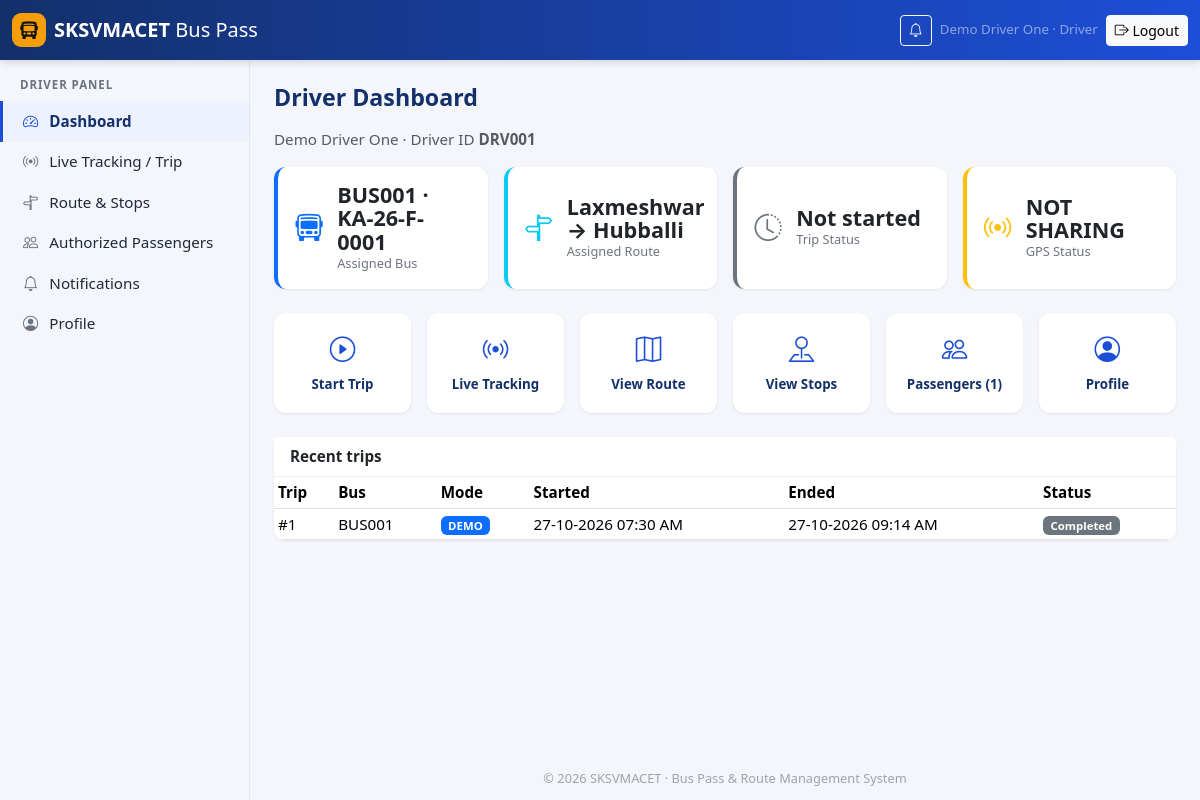
/driver/dashboard.php (signed in), run on the app's committed database.
### tables this page shows
CREATE TABLE users (
    id              INT UNSIGNED AUTO_INCREMENT PRIMARY KEY,
    role            ENUM('student','driver','admin') NOT NULL,
    email           VARCHAR(150) NOT NULL,
    username        VARCHAR(60)  NULL,
    password_hash   VARCHAR(255) NOT NULL,
    full_name       VARCHAR(120) NOT NULL,
    phone           VARCHAR(15)  NULL,
    status          ENUM('active','inactive') NOT NULL DEFAULT 'active',
    last_login_at   DATETIME NULL,
    created_at      DATETIME NOT NULL DEFAULT CURRENT_TIMESTAMP,
    updated_at      DATETIME NOT NULL DEFAULT CURRENT_TIMESTAMP ON UPDATE CURRENT_TIMESTAMP,
    UNIQUE KEY uq_users_email (email),
    UNIQUE KEY uq_users_username (username),
    KEY idx_users_role (role, status)
);

CREATE TABLE drivers (
    id              INT UNSIGNED AUTO_INCREMENT PRIMARY KEY,
    user_id         INT UNSIGNED NOT NULL,
    driver_code     VARCHAR(20)  NOT NULL,              
    license_number  VARCHAR(30)  NULL,
    created_at      DATETIME NOT NULL DEFAULT CURRENT_TIMESTAMP,
    updated_at      DATETIME NOT NULL DEFAULT CURRENT_TIMESTAMP ON UPDATE CURRENT_TIMESTAMP,
    UNIQUE KEY uq_drivers_user (user_id),
    UNIQUE KEY uq_drivers_code (driver_code),
    CONSTRAINT fk_drivers_user FOREIGN KEY (user_id) REFERENCES users(id) ON DELETE CASCADE
);

CREATE TABLE trips (
    id                INT UNSIGNED AUTO_INCREMENT PRIMARY KEY,
    bus_id            INT UNSIGNED NOT NULL,
    driver_id         INT UNSIGNED NOT NULL,
    route_id          INT UNSIGNED NOT NULL,
    gps_mode          ENUM('real','simulation') NOT NULL DEFAULT 'real',
    status            ENUM('scheduled','active','completed','cancelled') NOT NULL DEFAULT 'active',
    started_at        DATETIME NULL,
    ended_at          DATETIME NULL,
    start_latitude    DECIMAL(10,7) NULL,
    start_longitude   DECIMAL(10,7) NULL,
    end_latitude      DECIMAL(10,7) NULL,
    end_longitude     DECIMAL(10,7) NULL,
    last_location_at  DATETIME NULL,
    created_at        DATETIME NOT NULL DEFAULT CURRENT_TIMESTAMP,
    updated_at        DATETIME NOT NULL DEFAULT CURRENT_TIMESTAMP ON UPDATE CURRENT_TIMESTAMP,
     
    active_driver     INT UNSIGNED GENERATED ALWAYS AS (IF(status = 'active', driver_id, NULL)) STORED,
    active_bus        INT UNSIGNED GENERATED ALWAYS AS (IF(status = 'active', bus_id, NULL)) STORED,
    UNIQUE KEY uq_trip_active_driver (active_driver),
    UNIQUE KEY uq_trip_active_bus (active_bus),
    KEY idx_trip_status (status),
    CONSTRAINT fk_trip_bus    FOREIGN KEY (bus_id) REFERENCES buses(id) ON DELETE CASCADE,
    CONSTRAINT fk_trip_driver FOREIGN KEY (driver_id) REFERENCES drivers(id) ON DELETE CASCADE,
    CONSTRAINT fk_trip_route  FOREIGN KEY (route_id) REFERENCES routes(id) ON DELETE CASCADE
);

CREATE TABLE buses (
    id                   INT UNSIGNED AUTO_INCREMENT PRIMARY KEY,
    bus_code             VARCHAR(20) NOT NULL,           
    bus_number           VARCHAR(20) NOT NULL,           
    registration_number  VARCHAR(20) NOT NULL,           
    bus_name             VARCHAR(80) NULL,
    capacity             SMALLINT UNSIGNED NOT NULL DEFAULT 50,
    route_id             INT UNSIGNED NULL,
    status               ENUM('active','inactive','maintenance') NOT NULL DEFAULT 'active',
    created_at           DATETIME NOT NULL DEFAULT CURRENT_TIMESTAMP,
    updated_at           DATETIME NOT NULL DEFAULT CURRENT_TIMESTAMP ON UPDATE CURRENT_TIMESTAMP,
    UNIQUE KEY uq_bus_code (bus_code),
    UNIQUE KEY uq_bus_reg (registration_number),
    CONSTRAINT fk_bus_route FOREIGN KEY (route_id) REFERENCES routes(id) ON DELETE SET NULL
);

### public/driver/dashboard.php (the view, shortened to what the rows shown need)
<?php
$user = require_role('driver');
$driver = current_driver();
$asg = driver_assignment((int) $driver['id']);
$trip = active_trip_for_driver((int) $driver['id']);
$live = $asg ? bus_live_payload((int) $asg['bus_id']) : null;
$passengers = $asg ? (int) q_val("SELECT COUNT(*) FROM bus_passes WHERE status = 'active' AND valid_until >= ? AND valid_from <= ?
    AND (bus_id = ? OR (bus_id IS NULL AND route_id = ?))", [date('Y-m-d'), date('Y-m-d'), $asg['bus_id'], $asg['route_id']]) : 0;
$recent = q_all('SELECT t.*, b.bus_code FROM trips t JOIN buses b ON b.id = t.bus_id WHERE t.driver_id = ? ORDER BY t.id DESC LIMIT 5', [$driver['id']]);
page_header('Driver Dashboard', 'dashboard.php');
?>
<p class="text-muted mt-n2"><?= e($user['full_name']) ?> · Driver ID <strong><?= e($driver['driver_code']) ?></strong></p>
<?php if (!$asg): ?>
  <div class="alert alert-warning">No bus is assigned to you yet. Please contact the transport office.</div>
<?php else: ?>
<div class="row g-3 mb-4">
  <div class="col-6 col-lg-3"><?= stat_card('Assigned Bus', $asg['bus_code'] . ' · ' . $asg['registration_number'], 'bus-front', 'primary') ?></div>
  <div class="col-6 col-lg-3"><?= stat_card('Assigned Route', $asg['origin'] ? $asg['origin'] . ' → ' . $asg['destination'] : 'None', 'signpost-split', 'info', url('driver/route.php')) ?></div>
  <div class="col-6 col-lg-3"></div>
  <div class="col-6 col-lg-3"><?= stat_card('GPS Status', gps_status_text($live['status'] ?? 'no_trip'), 'broadcast', ($live['status'] ?? '') === 'live' ? 'success' : 'warning') ?></div>
</div>
<div class="row g-3 mb-4">
  <?php foreach ([
      ['live-tracking.php', $trip ? 'Stop Trip' : 'Start Trip', $trip ? 'stop-circle' : 'play-circle'],
      ['live-tracking.php', 'Live Tracking', 'broadcast'],
      ['route.php', 'View Route', 'map'],
      ['route.php#stops', 'View Stops', 'pin-map'],
      ['passengers.php', 'Passengers (' . $passengers . ')', 'people'],
      ['profile.php', 'Profile', 'person-circle'],
  ] as [$f, $l, $i]): ?>
  <div class="col-4 col-md-2"><a class="quick-action" href="<?= e(url('driver/' . $f)) ?>"><i class="bi bi-<?= $i ?>"></i><span class="small"><?= e($l) ?></span></a></div>
  <?php endforeach; ?>
</div>
<?php endif; ?>
<div class="card"><div class="card-header">Recent trips</div>
  <div class="table-responsive"><table class="table table-sm mb-0">
    <thead><tr><th>Trip</th><th>Bus</th><th>Mode</th><th>Started</th><th>Ended</th><th>Status</th></tr></thead>
    <tbody>
    <?php foreach ($recent as $t): ?>
      <tr><td>#<?= (int) $t['id'] ?></td><td><?= e($t['bus_code']) ?></td><td><?= $t['gps_mode'] === 'simulation' ? '<span class="badge text-bg-primary">DEMO</span>' : 'Real GPS' ?></td>
      <td><?= e(fmt_datetime($t['started_at'])) ?></td><td><?= e(fmt_datetime($t['ended_at'])) ?></td><td><?= status_badge($t['status']) ?></td></tr>
    <?php endforeach; ?>
    </tbody>
  </table></div>
</div>
<?php page_footer();

### src/views/layout.php (shortened to what the rows shown need)
<?php
function render_head(string $title, array $styles = []): void
{
    ?><!doctype html>
<html lang="en">
<head>
<link rel="stylesheet" href="<?= e(asset('vendor/bootstrap/bootstrap.min.css')) ?>">
<link rel="stylesheet" href="<?= e(asset('vendor/bootstrap-icons/bootstrap-icons.min.css')) ?>">
<link rel="stylesheet" href="<?= e(asset('css/app.css')) ?>">
</head>
<?php
}
function page_header(string $title, string $active = '', array $styles = []): void
{
    $user = current_user();
    $role = $user['role'] ?? null;
    render_head($title, $styles);
    ?>
<body class="panel role-<?= e($role ?? 'guest') ?>">
<nav class="navbar navbar-dark topbar sticky-top">
  <div class="container-fluid">
    <?php if ($user): ?>
    <div class="d-flex align-items-center gap-2">
      <a class="btn btn-sm btn-outline-light position-relative" href="<?= e(url($role . '/notifications.php')) ?>" aria-label="Notifications">
        <i class="bi bi-bell"></i>
      </a>
      <span class="text-white-50 small d-none d-md-inline"><?= e($user['full_name']) ?> · <?= e(ucfirst($role)) ?></span>
      <form method="post" action="<?= e(url('logout.php')) ?>" class="m-0">
        <button class="btn btn-sm btn-light" type="submit"><i class="bi bi-box-arrow-right"></i><span class="d-none d-sm-inline"> Logout</span></button>
      </form>
    </div>
    <?php endif; ?>
  </div>
</nav>
<div class="d-flex">
  <?php if ($role): ?>
  <aside class="sidebar offcanvas-lg offcanvas-start" tabindex="-1" id="sidebar" aria-labelledby="sidebarLabel">
    <div class="offcanvas-body flex-column p-0">
      <div class="sidebar-role"><?= e(ucfirst($role)) ?> Panel</div>
      <ul class="nav flex-column">
        <?php foreach (NAV[$role] as [$file, $label, $icon]): ?>
        <li class="nav-item"><a class="nav-link<?= $file === $active ? ' active' : '' ?>" href="<?= e(url($role . '/' . $file)) ?>"><i class="bi bi-<?= e($icon) ?>"></i> <?= e($label) ?></a></li>
        <?php endforeach; ?>
      </ul>
    </div>
  </aside>
  <?php endif; ?>
  <main class="content flex-grow-1">
    <div class="container-fluid py-4 px-3 px-md-4">
      <h1 class="page-title"><?= e($title) ?></h1>
<?php
}
function page_footer(array $scripts = []): void
{
    ?>
    </div>
  </main>
</div>
</body>
</html>
<?php
}
    ?>

### src/helpers.php (shortened to what the rows shown need)
<?php
function e(mixed $value): string
{
    return htmlspecialchars((string) ($value ?? ''), ENT_QUOTES | ENT_SUBSTITUTE, 'UTF-8');
}
function base_path(): string
{
    static $base = null;
    if ($base !== null) {
        return $base;
    }
    $script = str_replace('\\', '/', (string) ($_SERVER['SCRIPT_NAME'] ?? ''));
    $pos = strpos($script, '/public/');
    if ($pos !== false) {
        $base = substr($script, 0, $pos + 7);
    } else {
        $file = str_replace('\\', '/', (string) ($_SERVER['SCRIPT_FILENAME'] ?? ''));
        $pub  = str_replace('\\', '/', PUBLIC_PATH);
        $rel  = str_starts_with($file, $pub) ? substr($file, strlen($pub)) : $script;
        $base = rtrim(substr($script, 0, strlen($script) - strlen($rel)), '/');
    }
    return $base;
}
function url(string $path = ''): string
{
    return base_path() . '/' . ltrim($path, '/');
}
function asset(string $path): string
{
    $file = PUBLIC_PATH . '/assets/' . ltrim($path, '/');
    $v = is_file($file) ? '?v=' . filemtime($file) : '';
    return url('assets/' . ltrim($path, '/')) . $v;
}
function fmt_datetime(?string $v): string
{
    return $v ? date('d-m-Y h:i A', strtotime($v)) : '—';
}
function status_badge(?string $status): string
{
    [$label, $color] = STATUS_LABELS[$status ?? ''] ?? [ucwords(str_replace('_', ' ', (string) $status)), 'secondary'];
    return '<span class="badge text-bg-' . $color . '">' . e($label) . '</span>';
}

### data on the page
users: full_name "Demo Driver One", role "Driver", role "DRIVER"
drivers: driver_code "DRV001"
trips: id "1", bus.bus_code "BUS001", gps_mode "DEMO", started_at "27-10-2026 07:30 AM", ended_at "27-10-2026 09:14 AM"

### other printed values
college_name() "SKSVMACET"
$label "Dashboard"
$label "Live Tracking / Trip"
$label "Route & Stops"
$label "Authorized Passengers"
$label "Notifications"
$label "Profile"
$title "Driver Dashboard"
$value "BUS001 · KA-26-F-0001 Laxmeshwar → Hubballi Not started NOT SHARING"
$label "Assigned Bus Assigned Route Trip Status GPS Status"
$l "Start Trip"
$l "Live Tracking"
$l "View Route"
$l "View Stops"
$l "Passengers (1)"
